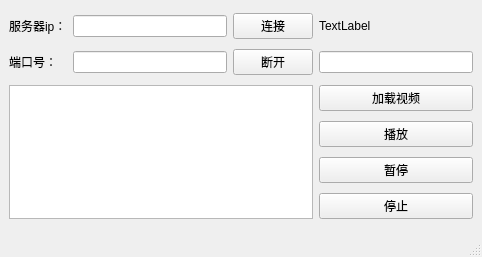
<?xml version="1.0" encoding="UTF-8"?>
<ui version="4.0">
 <class>MainWindow</class>
 <widget class="QMainWindow" name="MainWindow">
  <property name="geometry">
   <rect>
    <x>0</x>
    <y>0</y>
    <width>482</width>
    <height>257</height>
   </rect>
  </property>
  <property name="windowTitle">
   <string>clinet</string>
  </property>
  <widget class="QWidget" name="centralwidget">
   <layout class="QGridLayout" name="gridLayout">
    <item row="1" column="2">
     <widget class="QPushButton" name="break_btn">
      <property name="text">
       <string>断开</string>
      </property>
     </widget>
    </item>
    <item row="0" column="1">
     <widget class="QLineEdit" name="ip_edit"/>
    </item>
    <item row="1" column="0">
     <widget class="QLabel" name="port_label">
      <property name="text">
       <string>端口号：</string>
      </property>
     </widget>
    </item>
    <item row="3" column="0" rowspan="4" colspan="3">
     <widget class="QTextEdit" name="textEdit"/>
    </item>
    <item row="0" column="2">
     <widget class="QPushButton" name="connect_btn">
      <property name="text">
       <string>连接</string>
      </property>
     </widget>
    </item>
    <item row="0" column="0">
     <widget class="QLabel" name="ip">
      <property name="text">
       <string>服务器ip：</string>
      </property>
     </widget>
    </item>
    <item row="1" column="1">
     <widget class="QLineEdit" name="port_edit"/>
    </item>
    <item row="0" column="3">
     <widget class="QLabel" name="label">
      <property name="text">
       <string>TextLabel</string>
      </property>
     </widget>
    </item>
    <item row="1" column="3">
     <widget class="QLineEdit" name="file_edit"/>
    </item>
    <item row="3" column="3">
     <widget class="QPushButton" name="load_btn">
      <property name="text">
       <string>加载视频</string>
      </property>
     </widget>
    </item>
    <item row="4" column="3">
     <widget class="QPushButton" name="play_btn">
      <property name="text">
       <string>播放</string>
      </property>
     </widget>
    </item>
    <item row="6" column="3">
     <widget class="QPushButton" name="stop_btn">
      <property name="text">
       <string>停止</string>
      </property>
     </widget>
    </item>
    <item row="5" column="3">
     <widget class="QPushButton" name="push_btn">
      <property name="text">
       <string>暂停</string>
      </property>
     </widget>
    </item>
   </layout>
  </widget>
  <widget class="QMenuBar" name="menubar">
   <property name="geometry">
    <rect>
     <x>0</x>
     <y>0</y>
     <width>482</width>
     <height>23</height>
    </rect>
   </property>
  </widget>
  <widget class="QStatusBar" name="statusbar"/>
 </widget>
 <resources/>
 <connections/>
</ui>
